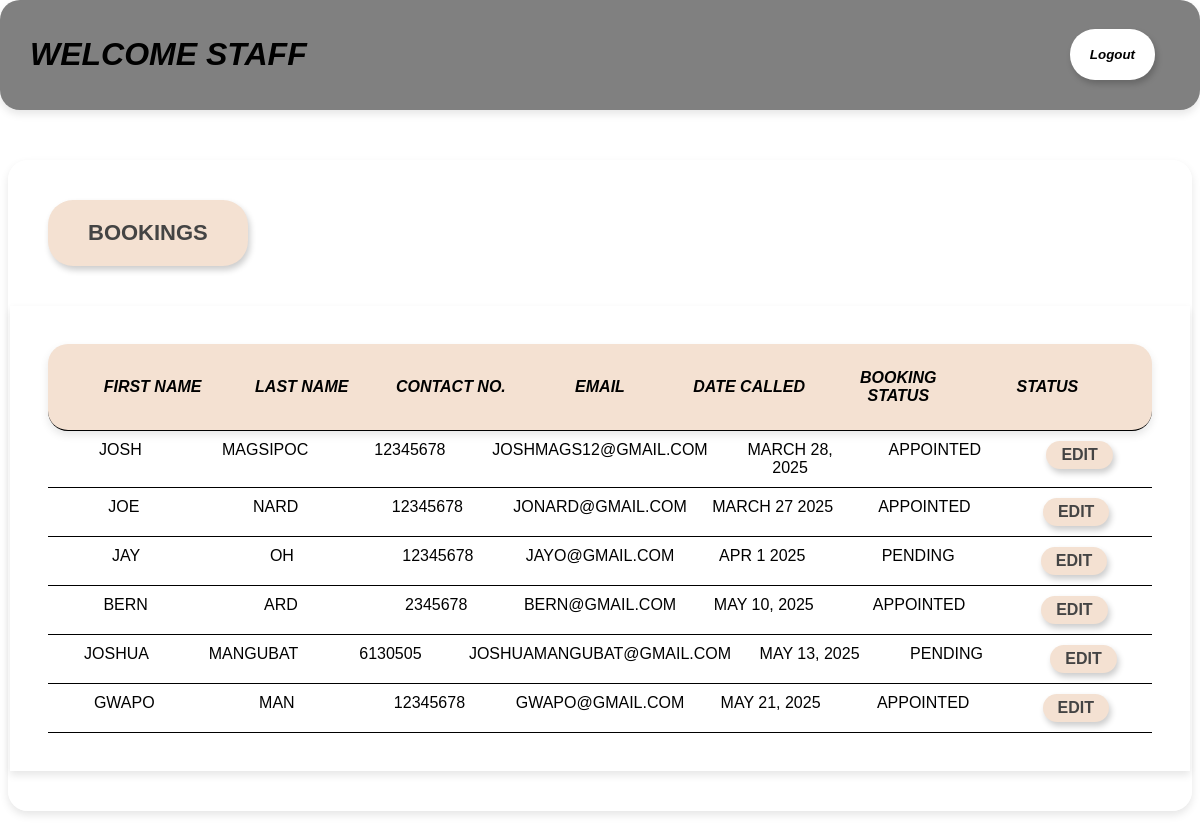
The page /staff/staffBookings.php on the database its author committed.
### tables this page shows
CREATE TABLE `appointments` (
  `id` int(11) NOT NULL,
  `firstName` varchar(50) NOT NULL,
  `lastName` varchar(50) NOT NULL,
  `email` varchar(50) NOT NULL,
  `contactNo` int(50) NOT NULL
);

CREATE TABLE `roomBookings` (
  `id` int(11) NOT NULL,
  `checkInDate` varchar(50) NOT NULL,
  `checkInStatus` varchar(50) NOT NULL
);

### staff/staffBookings.php (the view, shortened to what this page needs)
<?php
$conn = new mysqli("localhost", "s24100596_magsipoc_residences", "24100596", "s24100596_magsipoc_residences");
$sql = "SELECT
            appointments.id,
            appointments.firstName,
            appointments.lastName,
            appointments.contactNo,
            appointments.email,
            roomBookings.checkInDate,
            roomBookings.checkInStatus,
            roomBookings.id AS bookingId
        FROM appointments
        LEFT JOIN roomBookings
        ON appointments.id = roomBookings.id";
$result = $conn->query($sql);
?>
<!DOCTYPE html>
<html lang="en">
<head>
    <link rel="stylesheet" href="staffBookings.css">
</head>
<body>
    <?php include_once('../include/userHeaderStaff.php'); ?>
    <div class="container">
        <div class="button-container">
            <a href="staff.php"><div class="bookings-button">Bookings</div></a>
        </div>
        <div class="full-view-container">
            <div class="row-container header">
                <div class="cell">First Name</div>
                <div class="cell">Last Name</div>
                <div class="cell">Contact No.</div>
                <div class="cell">Email</div>
                <div class="cell">Date Called</div>
                <div class="cell">Booking Status</div>
                <div class="cell">Status</div>
            </div>
            <?php
            if ($result->num_rows > 0) {
                while($row = $result->fetch_assoc()) {
                    echo '<div class="row-container">';
                    echo '<div class="cell">' . htmlspecialchars($row["firstName"]) . '</div>';
                    echo '<div class="cell">' . htmlspecialchars($row["lastName"]) . '</div>';
                    echo '<div class="cell">' . htmlspecialchars($row["contactNo"]) . '</div>';
                    echo '<div class="cell">' . htmlspecialchars($row["email"]) . '</div>';
                    echo '<div class="cell">' . htmlspecialchars($row["checkInDate"]) . '</div>';
                    echo '<div class="cell">' . htmlspecialchars($row["checkInStatus"]) . '</div>';
                    echo '<div class="cell"><button class="edit-button" onclick="openModal(' . $row["bookingId"] . ')">Edit</button></div>';
                    echo '</div>';
                }
            } else {
                echo '<div class="row-container"><div class="cell" colspan="7">No bookings found</div></div>';
            }
            ?>
        </div>
    </div>
</body>
</html>

### include/userHeaderStaff.php (shortened to what this page needs)
<!DOCTYPE html>
<html lang="en">
<head>
    <link rel="stylesheet" href="userHeader.css">
</head>
<body>
    <div class="header">
        <a href="../index.html"><h1 class="logo"><b><i>WELCOME STAFF</i></b></h1></a>
        <div class="logout">
            <a href="../index.html"><button>Logout</button></a>
        </div>
    </div>
</body>
</html>

### staff/staffBookings.css (style rules this page uses)
body { margin: 0; padding: 0; text-align: center; font-family: 'Arial', sans-serif; background-image: url(../include/background.jpg); background-size: cover; background-position: center; background-attachment: fixed; }
.header { display: flex; justify-content: space-between; background-color: rgba(255, 255, 255, 0.8); align-items: center; padding: 1.5rem 2.5rem; border-radius: 20px; box-shadow: 0 4px 8px rgba(0, 0, 0, 0.1); }
.logout button { padding: 0.75rem 1.5rem; margin: 0 1rem; color: #444; background-color: #f4e1d2; border: none; border-radius: 20px; font-weight: bold; font-style: italic; cursor: pointer; transition: all 0.3s ease; box-shadow: 2px 4px 6px rgba(0, 0, 0, 0.2); }
.container { position: relative; margin: 50px auto; width: 92%; height: auto; background: rgba(255, 255, 255, 0.8); border-radius: 20px; padding: 40px; box-shadow: 0 4px 8px rgba(0, 0, 0, 0.1); display: flex; flex-direction: column; align-items: center; }
.button-container { display: flex; justify-content: space-between; width: 100%; padding: 0 20px; }
.button, .status-button, .task-button, .edit-button { background-color: #f4e1d2; color: #444; padding: 10px 20px; border-radius: 20px; font-size: 16px; font-weight: bold; cursor: pointer; text-transform: uppercase; transition: 0.3s ease-in-out; box-shadow: 2px 4px 6px rgba(0, 0, 0, 0.2); }
.bookings-button { padding: 20px 40px; font-size: 22px; font-weight: bold; text-transform: uppercase; background-color: #f4e1d2; color: #444; border-radius: 25px; cursor: pointer; transition: all 0.3s ease; box-shadow: 2px 4px 6px rgba(0, 0, 0, 0.2); }
.full-view-container { width: 100%; margin-top: 40px; padding: 38px; background: rgba(255, 255, 255, 0.8); box-shadow: 0 4px 8px rgba(0, 0, 0, 0.1); }
.row-container { display: flex; justify-content: space-between; border-bottom: 1px solid black; }
.row-container.header { font-weight: bold; font-style: italic; background-color: #f4e1d2; }
.cell { flex: 1; padding: 10px; text-align: center; text-transform: uppercase; }
.edit-button { padding: 5px 15px; background-color: #f4e1d2; color: #444; border: none; border-radius: 20px; cursor: pointer; transition: all 0.3s ease; box-shadow: 2px 4px 6px rgba(0, 0, 0, 0.2); }
.button-container, .modal-content { display: flex; justify-content: space-between; align-items: center; flex-wrap: wrap; }
a { text-decoration: none; color: black; }

### include/userHeader.css (style rules this page uses)
.header { display: flex; justify-content: space-between; background-color: gray; align-items: center; padding: 15px 30px; }
.logout button { padding: 18px 20px; margin: 0 15px; color: black; background-color: white; border: none; border-radius: 25px; font-weight: bold; cursor: pointer; font-style: italic; transition: all 0.3s ease-in-out; box-shadow: 2px 4px 6px rgba(0, 0, 0, 0.2); }

### rows shown on the page
appointments: firstName "JOSH", lastName "MAGSIPOC", contactNo "12345678", email "JOSHMAGS12@GMAIL.COM", roombookings.checkInDate "MARCH 28, 2025", roombookings.checkInStatus "APPOINTED"
appointments: firstName "JOE", lastName "NARD", contactNo "12345678", email "JONARD@GMAIL.COM", roombookings.checkInDate "MARCH 27 2025", roombookings.checkInStatus "APPOINTED"
appointments: firstName "JAY", lastName "OH", contactNo "12345678", email "JAYO@GMAIL.COM", roombookings.checkInDate "APR 1 2025", roombookings.checkInStatus "PENDING"
appointments: firstName "BERN", lastName "ARD", contactNo "2345678", email "BERN@GMAIL.COM", roombookings.checkInDate "MAY 10, 2025", roombookings.checkInStatus "APPOINTED"
appointments: firstName "JOSHUA", lastName "MANGUBAT", contactNo "6130505", email "JOSHUAMANGUBAT@GMAIL.COM", roombookings.checkInDate "MAY 13, 2025", roombookings.checkInStatus "PENDING"
appointments: firstName "GWAPO", lastName "MAN", contactNo "12345678", email "GWAPO@GMAIL.COM", roombookings.checkInDate "MAY 21, 2025", roombookings.checkInStatus "APPOINTED"
